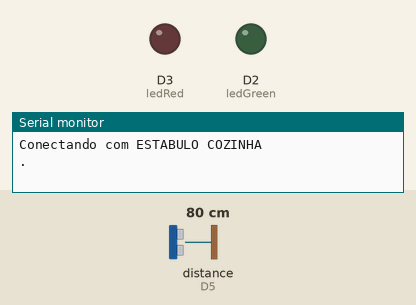
Simulated run of this sketch. Board: ESP8266 (NodeMCU). Parts: output pins drawn as LEDs (lit = HIGH), the last lines printed to the serial monitor. Wiring (inferred from the names in the program): ultrasonic range finder: trigger D4; echo D5. The inputs (shaded band) are chosen by the test bench; at power-on: distance to the obstacle (sensor on D5) 80 cm. The echo pulse lasts 58.3 µs per cm; WiFi joins after 1.5 s; servers stay silent unless stated; the Firebase database answers and starts empty; pins used as bus, display or sensor lines are not drawn.

Above: at 1.1 s.
At 2.9 s:
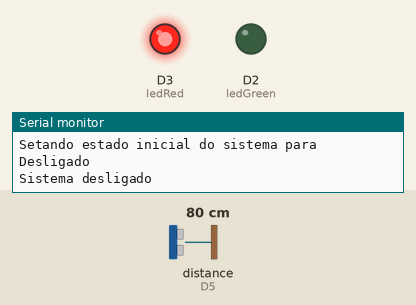
Timing chart, 0 to 4.4 s (numbered marks = the images above):
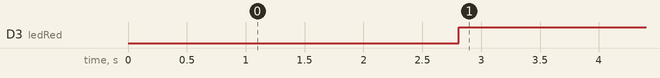

Measured:
- by itself, D3 (ledRed): LOW → HIGH at 2.8 s

The sketch:

caixa_dagua_ultrassom.ino
```cpp
#include <ESP8266WiFi.h> //Conexão WiFi do ESP8266
#include <FirebaseArduino.h> //Contém todas as funções que utilizaremos do Firebase
#include <NTPClient.h> //Biblioteca necessária para obter data e hora
#include <WiFiUdp.h> //Utiliza em conjunto com a NTPClient.h

//Iniciando uma instância do NTP
WiFiUDP ntpUDP;
NTPClient timeClient(ntpUDP, "a.st1.ntp.br");

//Configuraçõs do Firebase
#define FIREBASE_HOST "smart-fazenda-real.firebaseio.com"
#define FIREBASE_AUTH "aQxXYLGyDzSobw2QDiw4xXB8p10UNPA8sTSKuQn1"
#define TABLE_NAME "Dados tanque 1 (Caixa d'agua)"

//Configuraçõs do WiFi
//#define WIFI_SSID "William" //Nome da Wifi
//#define WIFI_PASSWORD "camaleao" //Senha da Wifi

#define WIFI_SSID "ESTABULO COZINHA" //Nome da Wifi
#define WIFI_PASSWORD "A1b2c3d4e5" //Senha da Wifi

//Definindo pinos para trigger e echo do sensor HCSR04 (Ultrassom)
#define trigPin D4
#define echoPin D5

//Definindo pinos dos leds
#define ledGreen D2
#define ledRed D3

// CRIANDO OBJETO JSON PARA ENVIAR DADOS AO FIREBASE
// -------------------------------------------
StaticJsonBuffer<200> jsonBuffer;
JsonObject &root = jsonBuffer.createObject();
// -------------------------------------------


// ------------------------------
// FUNÇÃO DISTANCIA E FUNÇÃO QUE FILTRA A DISTÂNCIA

#define n 5 //Número de pontos

float real, filtrado;
float numbers[n];

float moving_average() {
  for (int i=n-1;i>0;i--) numbers[i]=numbers[i-1];

  numbers[0] = real;

  float acc = 0;

  for (int i=0;i<n;i++) acc += numbers[i];

  return (acc/n);
}

float distancia () { //*10 para retornar o valor em mm
  float distance;
  long duration;
  // Clears the trigPin
digitalWrite(trigPin, LOW);
delayMicroseconds(2);

// Sets the trigPin on HIGH state for 10 micro seconds
digitalWrite(trigPin, HIGH);
delayMicroseconds(10);
digitalWrite(trigPin, LOW);

// Reads the echoPin, returns the sound wave travel time in microseconds
duration = pulseIn(echoPin, HIGH);

// Calculating the distance
distance= (duration*0.034)/2;

return (distance);
}

// ------------------------------
void espInit() {
  //Iniciando comunicação serial
  Serial.begin(115200);
  delay(1000);
  pinMode(trigPin, OUTPUT); //Seta o trigPin como Output (saída)
  pinMode(echoPin, INPUT); //Seta o echoPin como Input (entrada)
  pinMode(ledGreen, OUTPUT); //Led verde para sinalizar ON
  pinMode(ledRed, OUTPUT); //Led vermelho para sinalizar OFF

  //timeClient.setTimeOffset(0); //Offset do NTP Client (-10800 para GTM -3:00hrs)
  timeClient.begin(); //Inicia o NTP Client
}

void wifiInit() {
//Iniciando conexão WiFi
  WiFi.begin(WIFI_SSID, WIFI_PASSWORD);
  Serial.print("Conectando com ");
  Serial.println(WIFI_SSID);
    while (WiFi.status() != WL_CONNECTED) {
      Serial.print(".");
      delay(500);
    }
  Serial.println();
  Serial.print("Conectado a ");
  Serial.println(WIFI_SSID);
  Serial.print("Endereço IP: ");
  Serial.println(WiFi.localIP());
  WiFi.setSleepMode(WIFI_NONE_SLEEP);
  WiFi.mode(WIFI_STA);

  Firebase.begin(FIREBASE_HOST, FIREBASE_AUTH); //Inicia uma instância do Firebase
  Firebase.setString("system_power", "Desligado"); //Seta o estado inicial do sistema para Desligado
  Serial.println("Iniciada instância do Firebase");
  Serial.println("Setando estado inicial do sistema para Desligado");
}

//----------------------------------------------------------------------------------------

//FUNÇÃO PARA ATUALIZAR DATA E HORA

int timeUpdate() {
  timeClient.update();
  unsigned long epochTime = timeClient.getEpochTime(); //Retorna o timestamp
  //String formattedTime = timeClient.getFormattedTime(); //Retorna hora formatada

  return epochTime;
}
//----------------------------------------------------------------------------------------

void enviaDados() {
  float caixaVol, caixaAlturaAgua;
  int timestamp, caixaLevel;
  String system_power;

  real = distancia();
  filtrado = moving_average();

  //Dimensões do reservatório em cm
  float R=62, r=50, h=54;

  if (WiFi.status() != WL_CONNECTED) {
    wifiInit();
  }

  //LIGANDO O SISTEMA
  system_power=Firebase.getString("system_power");

   if (system_power == "Desligado") {
    Serial.println("Sistema desligado");
    digitalWrite(ledRed, HIGH);
    digitalWrite(ledGreen, LOW);

  } else if (system_power == "Ligado") {
    digitalWrite(ledRed, LOW);
    digitalWrite(ledGreen, HIGH);

    timestamp = timeUpdate();
    caixaAlturaAgua = h-filtrado;
    caixaVol = (((3.1415*(caixaAlturaAgua))*((R*R)+(R*r)+(r*r))/3)/1000);

    //Mandando os dados coletados para o Firebase
      if (caixaAlturaAgua >= 45) {
        caixaLevel = 2; //High
      } else if (caixaAlturaAgua >= 20 && caixaAlturaAgua < 45) {
        caixaLevel = 1; //Ok
      } else if (caixaAlturaAgua < 20) {
        caixaLevel = 0; //Low
      }

      root["caixaAlturaAgua"] = caixaAlturaAgua;
      root["caixaLevel"] = caixaLevel;
      root["caixaVol"] = caixaVol;
      root["timestamp"] = timestamp;
      root["system_power"] = system_power;

      Firebase.setInt("caixaLevel", caixaLevel);
      Firebase.setFloat("caixaAlturaAgua", caixaAlturaAgua);

      Firebase.push(TABLE_NAME, root);

      if (Firebase.failed()){
        Serial.println("Setting Number Failed...");
        Serial.println(Firebase.error());
      }

      Serial.println("Dados enviados com sucesso!");
      Serial.print("caixaAlturaAgua = ");
      Serial.println(caixaAlturaAgua);
      }
 }


void setup() {
 espInit();
 wifiInit();
}

void loop() {
  enviaDados();
  delay(15000);
}
```
